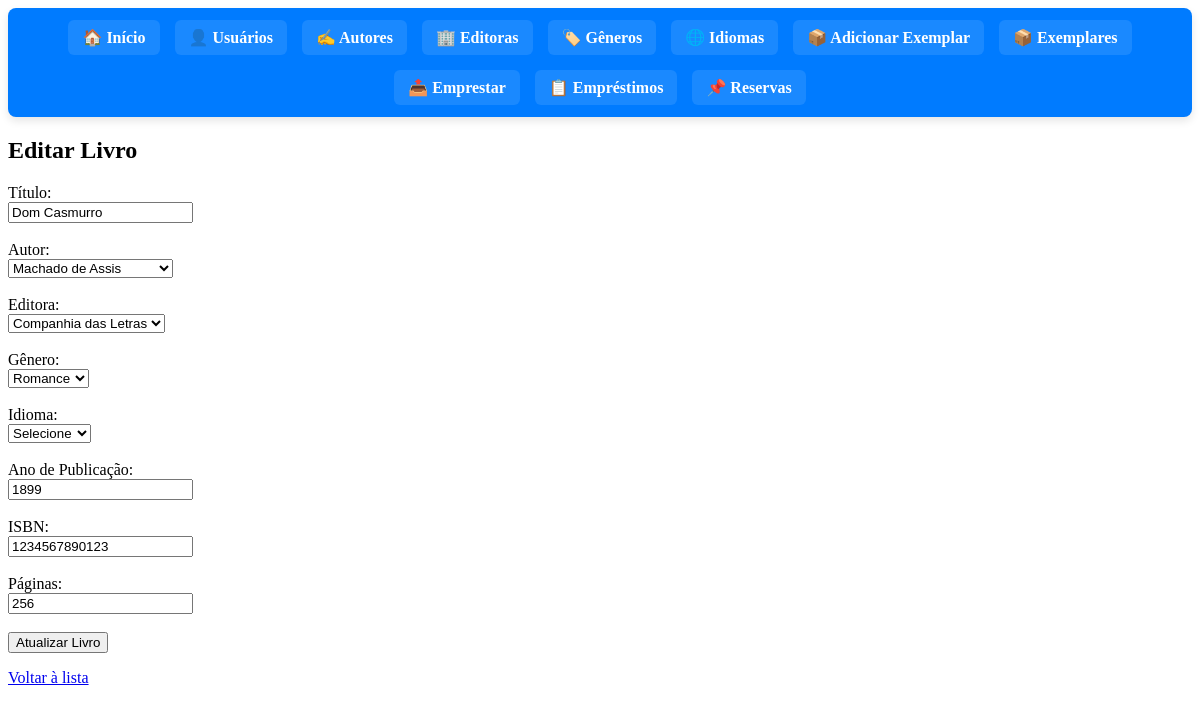
Screenshot of /editar.php?id=1 with the database file from the repository.
### tables this page shows
CREATE TABLE `livros` (
  `id` int(11) NOT NULL,
  `titulo` varchar(255) NOT NULL,
  `id_autor` int(11) DEFAULT NULL,
  `id_editora` int(11) DEFAULT NULL,
  `id_genero` int(11) DEFAULT NULL,
  `ano_publicacao` int(11) DEFAULT NULL,
  `isbn` varchar(20) DEFAULT NULL,
  `paginas` int(11) DEFAULT NULL,
  `data_cadastro` timestamp NOT NULL DEFAULT current_timestamp()
);

CREATE TABLE `autores` (
  `id` int(11) NOT NULL,
  `nome` varchar(100) NOT NULL,
  `nacionalidade` varchar(100) NOT NULL
);

CREATE TABLE `editoras` (
  `id` int(11) NOT NULL,
  `nome` varchar(100) NOT NULL,
  `site` varchar(255) DEFAULT NULL
);

CREATE TABLE `generos` (
  `id` int(11) NOT NULL,
  `nome` varchar(100) NOT NULL
);

### editar.php (the view, shortened to what this page needs)
<?php
require 'config.php';
$id = intval($_GET['id']);
$sql = "SELECT * FROM Livros WHERE id = ?";
$stmt = $conn->prepare($sql);
$stmt->bind_param("i", $id);
$stmt->execute();
$result = $stmt->get_result();
$livro = $result->fetch_assoc();
$autores = $conn->query("SELECT id, nome FROM Autores");
$editoras = $conn->query("SELECT id, nome FROM Editoras");
$generos = $conn->query("SELECT id, nome FROM Generos");
?>
<!DOCTYPE html>
<html lang="pt-BR">
<head>
</head>
<body>
    <?php include 'menu.php'; ?>
    <h2>Editar Livro</h2>
    <form method="post">
        <label>Título:<br>
            <input type="text" name="titulo" value="<?= htmlspecialchars($livro['titulo']) ?>" required>
        </label><br><br>
        <label>Autor:<br>
            <select name="id_autor" required>
                <?php while($autor = $autores->fetch_assoc()): ?>
                    <option value="<?= $autor['id'] ?>" <?= $autor['id'] == $livro['id_autor'] ? 'selected' : '' ?>>
                        <?= htmlspecialchars($autor['nome']) ?>
                    </option>
                <?php endwhile; ?>
            </select>
        </label><br><br>
        <label>Editora:<br>
            <select name="id_editora" required>
                <?php while($editora = $editoras->fetch_assoc()): ?>
                    <option value="<?= $editora['id'] ?>" <?= $editora['id'] == $livro['id_editora'] ? 'selected' : '' ?>>
                        <?= htmlspecialchars($editora['nome']) ?>
                    </option>
                <?php endwhile; ?>
            </select>
        </label><br><br>
        <label>Gênero:<br>
            <select name="id_genero" required>
                <?php while($genero = $generos->fetch_assoc()): ?>
                    <option value="<?= $genero['id'] ?>" <?= $genero['id'] == $livro['id_genero'] ? 'selected' : '' ?>>
                        <?= htmlspecialchars($genero['nome']) ?>
                    </option>
                <?php endwhile; ?>
            </select>
        </label><br><br>
        <label>Idioma:<br>
            <select name="id_idioma" required>
                <option value="">Selecione</option>
            </select>
        </label><br><br>
        <label>Ano de Publicação:<br>
            <input type="number" name="ano_publicacao" value="<?= $livro['ano_publicacao'] ?>">
        </label><br><br>
        <label>ISBN:<br>
            <input type="text" name="isbn" value="<?= htmlspecialchars($livro['isbn']) ?>">
        </label><br><br>
        <label>Páginas:<br>
            <input type="number" name="paginas" value="<?= $livro['paginas'] ?>">
        </label><br><br>
        <button type="submit">Atualizar Livro</button>
    </form>
    <p><a href="index.php">Voltar à lista</a></p>
</body>
</html>

### rows the page displays
livros: titulo "Dom Casmurro", id_autor "Machado de Assis", id_editora "Companhia das Letras", id_genero "Romance", ano_publicacao "1899", isbn "1234567890123", paginas "256"
